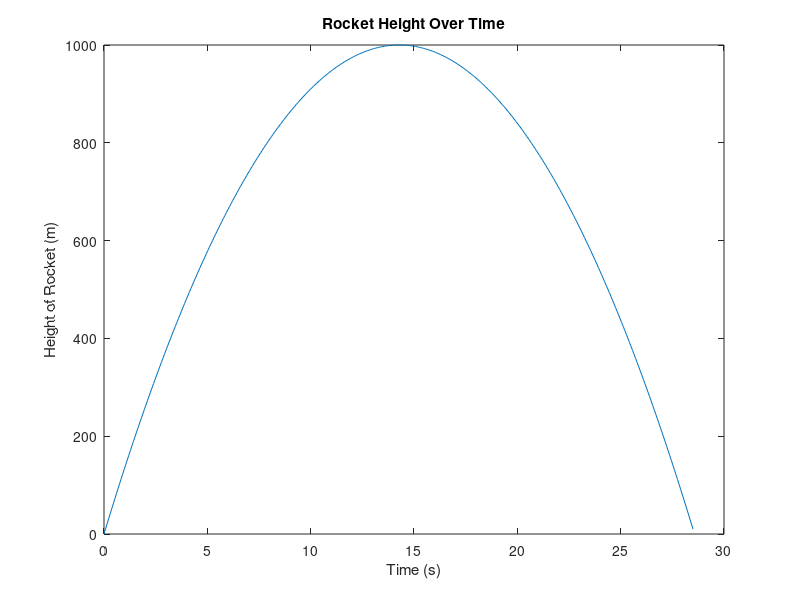
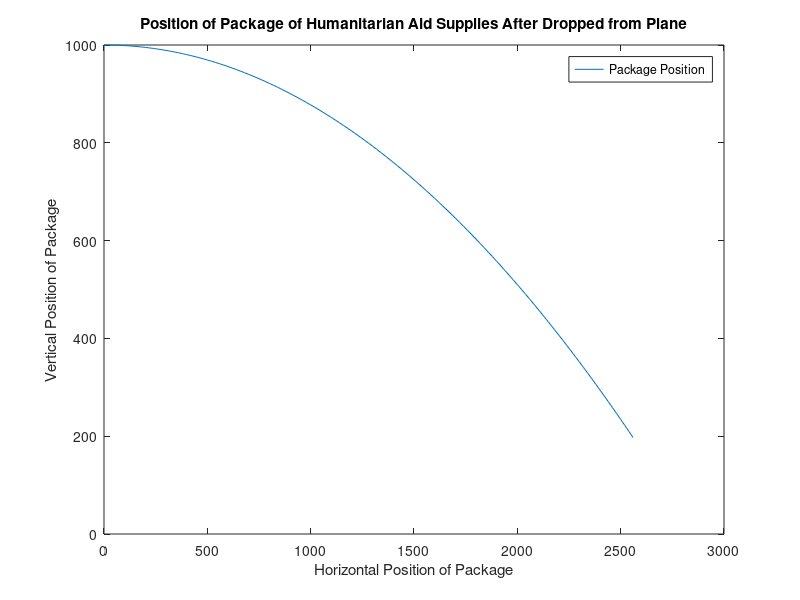

The MATLAB source for these figures, in order: (Note: this script raises an error after producing the figures.)
% Shelley Wei
% ENGR 130
% Homework 5
% Started 9/20/23
% Submitted 9//23
% Due 9/26/23

%% Question 1
clear;
clc;
close all;

% Input data
x = [0.124,  0.745,  1.391,  2.195,  2.789,  3.638,  4.121,  5.001, 5.671,  6.479,  6.916,  8.127,  8.533,  9.06, 10.186]; %  a vector of x values
y = [0.078,  0.439,  0.768,  0.982,  0.984,  0.755,  0.520, -0.001, -0.521, -0.821, -0.933, -0.923, -0.807, -0.503,  0.116]; % a vector of y values

% Calculate the polynomial coefficients here
% Complete the line below, replacing ... with the appropriate code
p = polyfit(x, y, 4); % How am I supposed to know that it's 4th degree? Am I supposed to test that?

% Create a vector of 100 equally-spaced values between 0.124 and 10.186,
% replacing ... with the appropriate code
x_fit = linspace(0.124, 10.186, 100);

% Complete the line below, replacing ... with the appropriate code
y_fit = polyval(p, x_fit);      % evaluate x_fit using the polynomial you generated earlier
    
% Plot the fitted data and the original data on the same axes
plot(x_fit, y_fit, '-', x, y, 'o');
legend('Fitted data', 'Original data');
title('Practice with Data Fitting');
xlabel('x (units unknown)');
ylabel('y (units unknown)');

%% Question 2
clear;
clc;
close all;

% constants
g = 9.8; % m/s^2
v0 = 140; % m/s
tStep = 0.075; % s

% variables
h = 0; % m
v = v0;
t = 0;

% vectors
tVector = [];
vVector = [];
hVector = [];

while (h >= 0)
    % the length of these vectors increases by 1 every iteration because the vector is re-equal to itself plus the following value generated from the loop
    tVector = [tVector, t];
    vVector = [vVector, v];
    hVector = [hVector, h];

    t = t + tStep; % update time
    v = v0 - g*t; % calculate new velocity
    h = v0*t - 0.5*g*t^2; % calculate new height
end

figure(1);
plot(tVector, hVector);
xlabel("Time (s)");
ylabel("Height of Rocket (m)");
title("Rocket Height Over Time");

figure(2);
plot(tVector, vVector);
xlabel("Time (s)");
ylabel("Velocity of Rocket (m)");
title("Rocket Velocity Over Time");

%% Question 3
clear;
clc;
close all;

% constants
g = 9.8; % m/s^2
y0 = 1000; % m
tStep = 0.1; % s

% variables
vX = 200; % m/s
x = 0;
y = y0;
t = 0;

% vectors
xVector = [];
yVector = [];

while (y >= 185)
    % compiling x and y values into vectors for plot
    xVector = [xVector, x];
    yVector = [yVector, y];

    % increase time
    t = t + tStep;

    % calculating x and y values over time
    x = vX*t;
    y = y0 - 0.5*g*t^2;
end

plot(xVector, yVector);
xlabel("Horizontal Position of Package");
ylabel("Vertical Position of Package");
title("Position of Package of Humanitarian Aid Supplies After Dropped from Plane");
legend("Package Position");

randX = [];

for i = 1:10
    randIndex = randi(10);
    randX = [randX, randX(randIndex)];
end
